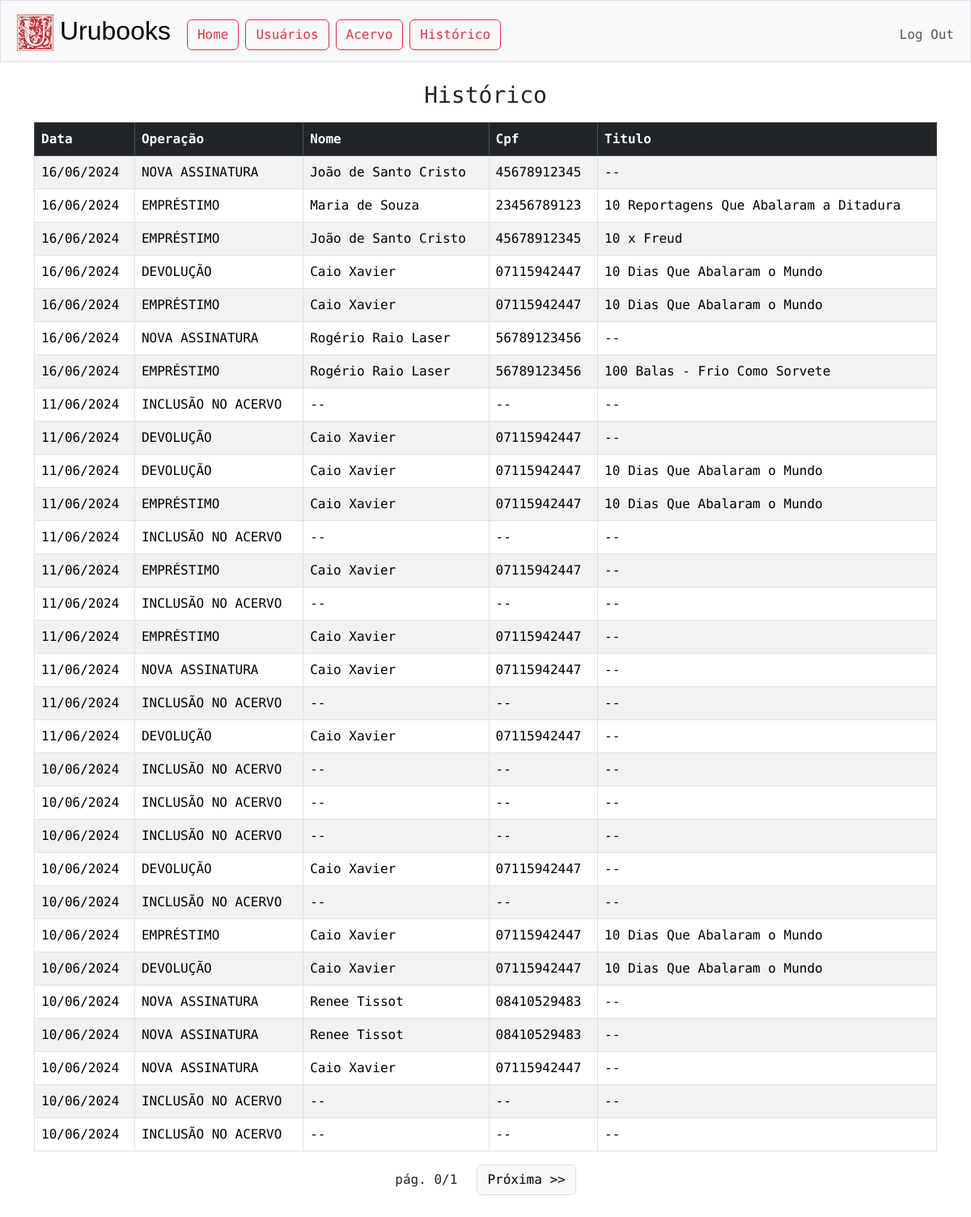
The app's page /historico (signed in) with its own data.
### tables this page shows
CREATE TABLE contatos (
cpf TEXT PRIMARY KEY NOT NULL,
nome TEXT NOT NULL,
telefone TEXT,
email TEXT,
endereço TEXT,
assinante TEXT
);

CREATE TABLE historico (
id INTEGER PRIMARY KEY AUTOINCREMENT,
data TEXT NOT NULL,
contato_cpf TEXT,
operacao TEXT NOT NULL,
obra_id INTEGER
);

CREATE TABLE acervo (
id INTEGER PRIMARY KEY AUTOINCREMENT NOT NULL,
titulo TEXT NOT NULL,
autor TEXT NOT NULL,
editora TEXT,
ano INTEGER,
status TEXT
);

### app.py (the view)
@app.route("/historico")
@login_required
def historico():
    REGISTRO_POR_PAGINA = 30
    pagina = int(request.args.get("pagina", 0))
    offset = REGISTRO_POR_PAGINA * pagina
    historico = db.execute("SELECT * FROM historico LEFT JOIN acervo on historico.obra_id = acervo.id \
                           LEFT JOIN contatos on historico.contato_cpf = contatos.cpf ORDER BY historico.data DESC LIMIT ?, ?",
                           offset, REGISTRO_POR_PAGINA)
    page_data = {
        "atual":pagina,
        "max":int(len(historico)/REGISTRO_POR_PAGINA),
    }
    return render_template("historico.html", historico=historico, page_data=page_data)

### app.py (called while the page is built)
@app.after_request
def after_request(response):
    response.headers["Cache-Control"] = "no-cache, no-store, must-revalidate"
    response.headers["Expires"] = 0
    response.headers["Pragma"] = "no-cache"
    return response

### helpers.py (called while the page is built)
def login_required(f):
    @wraps(f)
    def decorated_function(*args, **kwargs):
        if session.get("user_id") is None:
            return redirect("/login")
        return f(*args, **kwargs)
    return decorated_function

def data(data):
    match = re.match("(\d\d\d\d)-(\d\d)-(\d\d)", data)
    reformat = match.group(3) + "/" + match.group(2) + "/" + match.group(1)
    return reformat

### templates/historico.html (shortened to what this page needs)
{% extends "layout.html" %}
{% block main %}
    <h3 class='mb-3'>Histórico</h3>
    <div class="table-responsive">
        <table class='table table-bordered table-striped' style='text-align:start'>
            <thead class="table-dark">
                <th>Data</th>
                <th>Operação</th>
                <th>Nome</th>
                <th>Cpf</th>
                <th>Titulo</th>
            </thead>
            <tbody>
            {% if historico %}
                {% for registro in historico %}
                    <tr>
                        <td>{{ registro.data | data }}</td>
                        <td>{{ registro.operacao }}</td>
                        {% set nome = registro.nome if registro.nome else "--" %}
                        <td>{{ nome }}</td>
                        {% set cpf = registro.contato_cpf if registro.contato_cpf else "--" %}
                        <td>{{ cpf }}</td>
                        {% set titulo = registro.titulo if registro.titulo else "--" %}
                        <td>{{ titulo }}</td>
                    </tr>
                    {% endfor %}
            {% else %}
            <tr>
                <td colspan="5" style="text-align: center;">Nenhuma entrada cadastrada.</td>
            </tr>
            {% endif %}
            </tbody>
        </table>
    </div>
    <div class="container">
        <div class="row justify-content-md-center align-items-center">
            {% if page_data.max > 0 %}
            <div class="col-auto">
                pág. {{ page_data.atual }}/{{ page_data.max }}
            </div>
            {% endif %}
            {% if page_data.atual < page_data.max and page_data.max > 0 %}
                <div class="col-auto">
                    <form action="/historico" method="get">
                        <button class="btn btn-light btn-border" type="submit">Próxima &gt;&gt;</button>
                    </form>
                </div>
            {% endif %}
        </div>
    </div>
{% endblock %}

### static/styles.css (style rules this page uses)
body { font-family: "Roboto Mono", monospace; }
.btn-border { border:solid; border-width: 1px; border-color: #dee2e6; }

### records on screen
contatos: data|data "16/06/2024", operacao "NOVA ASSINATURA", nome "João de Santo Cristo", titulo "--"
historico: contato_cpf "45678912345"
contatos: data|data "16/06/2024", operacao "EMPRÉSTIMO", nome "Maria de Souza", titulo "10 Reportagens Que Abalaram a Ditadura"
historico: contato_cpf "23456789123"
acervo: data|data "16/06/2024", operacao "EMPRÉSTIMO", titulo "10 x Freud"
historico: contato_cpf "45678912345"
acervo: data|data "16/06/2024", operacao "DEVOLUÇÃO", titulo "10 Dias Que Abalaram o Mundo", operacao "EMPRÉSTIMO", data|data "11/06/2024", data|data "10/06/2024"
contatos: nome "Caio Xavier", data|data "11/06/2024", operacao "DEVOLUÇÃO", titulo "--", operacao "EMPRÉSTIMO", operacao "NOVA ASSINATURA", data|data "10/06/2024"
historico: contato_cpf "07115942447"
historico: contato_cpf "07115942447"
contatos: data|data "16/06/2024", operacao "NOVA ASSINATURA", nome "Rogério Raio Laser", titulo "--"
historico: contato_cpf "56789123456"
acervo: data|data "16/06/2024", operacao "EMPRÉSTIMO", titulo "100 Balas - Frio Como Sorvete"
historico: contato_cpf "56789123456"
historico: data|data "11/06/2024", operacao "INCLUSÃO NO ACERVO", nome "--", cpf "--", titulo "--"
historico: contato_cpf "07115942447"
historico: contato_cpf "07115942447"
historico: contato_cpf "07115942447"
historico: data|data "11/06/2024", operacao "INCLUSÃO NO ACERVO", nome "--", cpf "--", titulo "--"
historico: contato_cpf "07115942447"
historico: data|data "11/06/2024", operacao "INCLUSÃO NO ACERVO", nome "--", cpf "--", titulo "--"
historico: contato_cpf "07115942447"
historico: contato_cpf "07115942447"
historico: data|data "11/06/2024", operacao "INCLUSÃO NO ACERVO", nome "--", cpf "--", titulo "--"
historico: contato_cpf "07115942447"
historico: data|data "10/06/2024", operacao "INCLUSÃO NO ACERVO", nome "--", cpf "--", titulo "--"
historico: data|data "10/06/2024", operacao "INCLUSÃO NO ACERVO", nome "--", cpf "--", titulo "--"
historico: data|data "10/06/2024", operacao "INCLUSÃO NO ACERVO", nome "--", cpf "--", titulo "--"
historico: contato_cpf "07115942447"
historico: data|data "10/06/2024", operacao "INCLUSÃO NO ACERVO", nome "--", cpf "--", titulo "--"
historico: contato_cpf "07115942447"
historico: contato_cpf "07115942447"
contatos: data|data "10/06/2024", operacao "NOVA ASSINATURA", nome "Renee Tissot", titulo "--"
historico: contato_cpf "08410529483"
historico: contato_cpf "08410529483"
historico: contato_cpf "07115942447"
historico: data|data "10/06/2024", operacao "INCLUSÃO NO ACERVO", nome "--", cpf "--", titulo "--"
historico: data|data "10/06/2024", operacao "INCLUSÃO NO ACERVO", nome "--", cpf "--", titulo "--"

### other values on screen
{{ page_data.atual }} "0"
{{ page_data.max }} "1"
